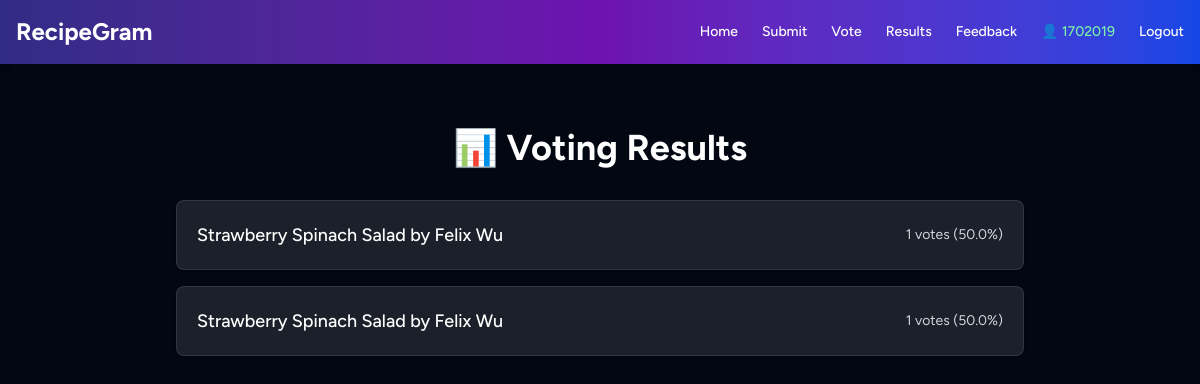
The page /results (signed in) on the database its author committed.
### tables this page shows
CREATE TABLE recipes (
                id INTEGER PRIMARY KEY AUTOINCREMENT,
                title TEXT,
                ingredients TEXT,
                instructions TEXT,
                votes INTEGER DEFAULT 0
            , image TEXT, submitted_by TEXT);

### app.py (the view)
@app.route('/results')
def results():
    with sqlite3.connect(DB_NAME) as conn:
        conn.row_factory = sqlite3.Row
        c = conn.cursor()
        c.execute('SELECT title, votes FROM recipes')
        data = c.fetchall()
    total_votes = sum([row['votes'] for row in data]) or 1
    proportions = sorted([
        {
            'title': row['title'],
            'votes': row['votes'],
            'percent': round((row['votes'] / total_votes) * 100, 1)
        }
        for row in data
    ], key=lambda x: x['votes'], reverse=True)
    return render_template('results.html', proportions=proportions)

### templates/results.html (shortened to what this page needs)
<!DOCTYPE html>
<html lang="en">
<head>
  <script src="https://cdn.jsdelivr.net/npm/@tailwindcss/browser@4"></script>
</head>
<body class="bg-gray-950 text-white">
  {% include 'navbar.html' %}
  <section class="max-w-4xl mx-auto px-6 py-16">
    <h2 class="text-4xl font-bold text-center mb-8">📊 Voting Results</h2>
    {% if proportions and proportions|length > 0 %}
  <ul class="space-y-4">
    {% for item in proportions %}
    <li class="bg-white/10 border border-white/10 rounded-lg p-5 flex justify-between items-center shadow hover:shadow-lg transition">
      <span class="text-lg font-medium">{{ item.title }}</span>
      <span class="text-sm text-gray-300">{{ item.votes }} votes ({{ item.percent }}%)</span>
    </li>
    {% endfor %}
  </ul>
{% else %}
  <p class="text-center text-gray-400">No votes have been recorded yet.</p>
{% endif %}
  </section>
</body>
</html>

### templates/results.html (style rules this page uses)
body { font-family: 'Figtree', sans-serif; }

### rows shown on the page
recipes: title "Strawberry Spinach Salad by Felix Wu", votes "1", percent "50.0"
recipes: title "Strawberry Spinach Salad by Felix Wu", votes "1", percent "50.0"

### other values the page prints
{{ session.get('school_id') }} "1702019"
